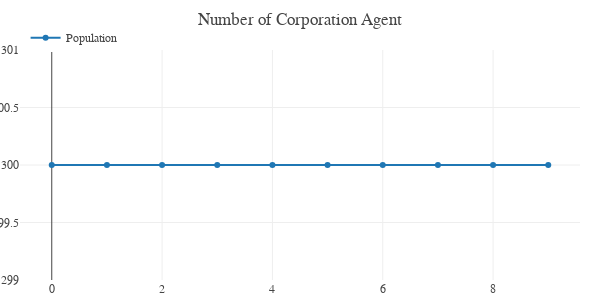

Notebook source saved alongside this figure:
### Markdown cell above
### Number of Agent during Simulation

### Code cell
def plot_agent_population(agent_position_df):

    number_of_agents_df = agent_position_df.groupby(['steps', 'agent_type'])['agent_id'].count().reset_index(name = 'Number of Agents')
    number_of_agents_corps = number_of_agents_df[number_of_agents_df['agent_type'] == 'corps']


    fig = make_subplots(rows=1, cols=1)
    temp = dict(layout=go.Layout(font=dict(family="Franklin Gothic", size = 12)))
    corps = go.Scatter(y = number_of_agents_corps['Number of Agents'], name = 'Population')

    # fig.add_trace(banks)
    fig.add_trace(corps)

    fig.update_layout(template = temp,
                    title_text = 'Number of Corporation Agent',
                    hovermode = 'closest', 
                    margin = dict(l = 20, r = 20, t = 50, b = 20),
                    height = 300, 
                    width = 600, 
                    showlegend = True, 
                    legend = dict(yanchor = "bottom", 
                                    y = 0.99,
                                    xanchor = "left",
                                    x = 0.01))

    return fig


plot_agent_population(agent_position_df)

### Figure 1 — Plotly figure (JSON) as saved in the notebook; plotly's stock layout.template omitted (floating-point values rounded to 4 significant figures)
{"data": [{"name": "Population", "type": "scatter", "y": [300, 300, 300, 300, 300, 300, 300, 300, 300, 300]}], "layout": {"height": 300, "hovermode": "closest", "legend": {"x": 0.01, "xanchor": "left", "y": 0.99, "yanchor": "bottom"}, "margin": {"b": 20, "l": 20, "r": 20, "t": 50}, "showlegend": true, "title": {"text": "Number of Corporation Agent"}, "width": 600, "xaxis": {"anchor": "y", "domain": [0, 1]}, "yaxis": {"anchor": "x", "domain": [0, 1]}}}
